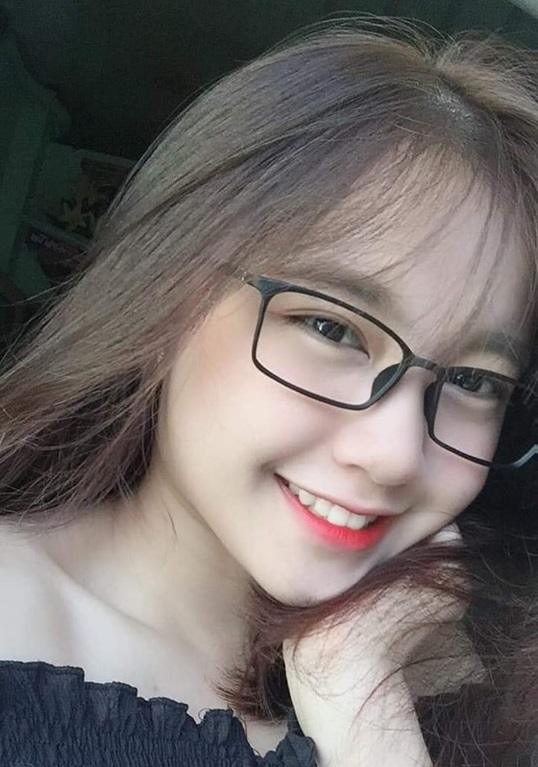
#> input picture 7. OpenCV/6. Thay đổi kích thước ảnh/img.png, 538 x 767 px
$ jupyter execute 6.ipynb
#> lines starting #> are read from the running program, lines starting #| are printed output that depends on the picture
[cell 1]
import numpy as np
import cv2

**Thay đổi kích thước ma trận mô hình:**

[cell 2]
mat = np.random.randint(2, size=(3, 5))
print(mat)

[cell 3]
tileSize = 3

# lấy kích thước mat
shape = mat.shape

# giãn theo tileSize
img = cv2.resize(mat, (shape[1]*tileSize, shape[0]*tileSize), interpolation=cv2.INTER_NEAREST)

img

**Thay đổi kích thước ảnh:**

[cell 4]
bg = cv2.imread("img.png")
#> bg is the input picture: shape (767, 538, 3); mean B, G, R 104.4, 106.6, 113.1

size = bg.shape # kích cỡ
#> size = (767, 538, 3)
size
#> Out = (767, 538, 3)

[cell 5]
cv2.imshow("img", bg)
cv2.waitKey(0)

[cell 6]
# phóng to gấp 2:
scale = 2
re = cv2.resize(bg, (size[1] * scale, size[0] * scale), interpolation=cv2.INTER_NEAREST)
re.shape
#> Out = (1534, 1076, 3)

[cell 7]
cv2.imshow("img", re)
cv2.waitKey(0)

[cell 8]
# Thu nhỏ 3 lần:
scale = 1 / 3
re = cv2.resize(bg, (int (size[1] * scale), int (size[0] * scale)), interpolation=cv2.INTER_NEAREST)
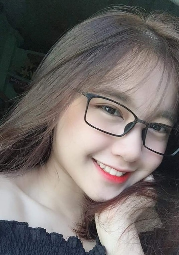
#> re: shape (255, 179, 3); mean B, G, R 104.5, 106.7, 113.2
re.shape
#> Out = (255, 179, 3)
